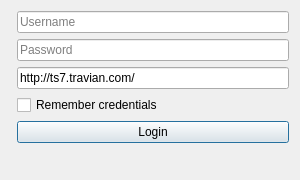
<?xml version="1.0" encoding="UTF-8"?>
<ui version="4.0">
 <class>Dialog</class>
 <widget class="QDialog" name="Dialog">
  <property name="enabled">
   <bool>true</bool>
  </property>
  <property name="geometry">
   <rect>
    <x>0</x>
    <y>0</y>
    <width>300</width>
    <height>180</height>
   </rect>
  </property>
  <property name="minimumSize">
   <size>
    <width>300</width>
    <height>180</height>
   </size>
  </property>
  <property name="maximumSize">
   <size>
    <width>300</width>
    <height>180</height>
   </size>
  </property>
  <property name="windowTitle">
   <string>Travian Raider 2.0</string>
  </property>
  <property name="autoFillBackground">
   <bool>false</bool>
  </property>
  <property name="sizeGripEnabled">
   <bool>false</bool>
  </property>
  <property name="modal">
   <bool>false</bool>
  </property>
  <layout class="QFormLayout" name="formLayout">
   <property name="fieldGrowthPolicy">
    <enum>QFormLayout::AllNonFixedFieldsGrow</enum>
   </property>
   <item row="0" column="1">
    <widget class="QLineEdit" name="usrEntry">
     <property name="focusPolicy">
      <enum>Qt::StrongFocus</enum>
     </property>
     <property name="placeholderText">
      <string>Username</string>
     </property>
    </widget>
   </item>
   <item row="1" column="1">
    <widget class="QLineEdit" name="pwdEntry">
     <property name="focusPolicy">
      <enum>Qt::StrongFocus</enum>
     </property>
     <property name="echoMode">
      <enum>QLineEdit::Password</enum>
     </property>
     <property name="placeholderText">
      <string>Password</string>
     </property>
    </widget>
   </item>
   <item row="2" column="1">
    <widget class="QLineEdit" name="srvEntry">
     <property name="focusPolicy">
      <enum>Qt::StrongFocus</enum>
     </property>
     <property name="text">
      <string>http://ts7.travian.com/</string>
     </property>
     <property name="placeholderText">
      <string>http://server.travian.domain/</string>
     </property>
    </widget>
   </item>
   <item row="5" column="1">
    <widget class="QPushButton" name="buttonLogin">
     <property name="focusPolicy">
      <enum>Qt::StrongFocus</enum>
     </property>
     <property name="text">
      <string>Login</string>
     </property>
    </widget>
   </item>
   <item row="4" column="1">
    <widget class="QCheckBox" name="checkRemember">
     <property name="focusPolicy">
      <enum>Qt::StrongFocus</enum>
     </property>
     <property name="layoutDirection">
      <enum>Qt::LeftToRight</enum>
     </property>
     <property name="text">
      <string>Remember credentials</string>
     </property>
     <property name="tristate">
      <bool>false</bool>
     </property>
    </widget>
   </item>
  </layout>
 </widget>
 <tabstops>
  <tabstop>usrEntry</tabstop>
  <tabstop>pwdEntry</tabstop>
  <tabstop>srvEntry</tabstop>
  <tabstop>checkRemember</tabstop>
  <tabstop>buttonLogin</tabstop>
 </tabstops>
 <resources/>
 <connections/>
</ui>
